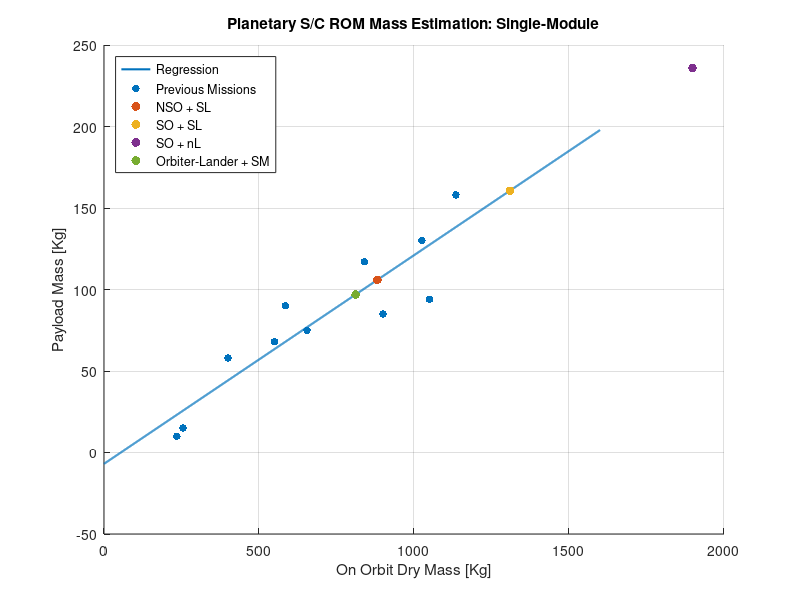
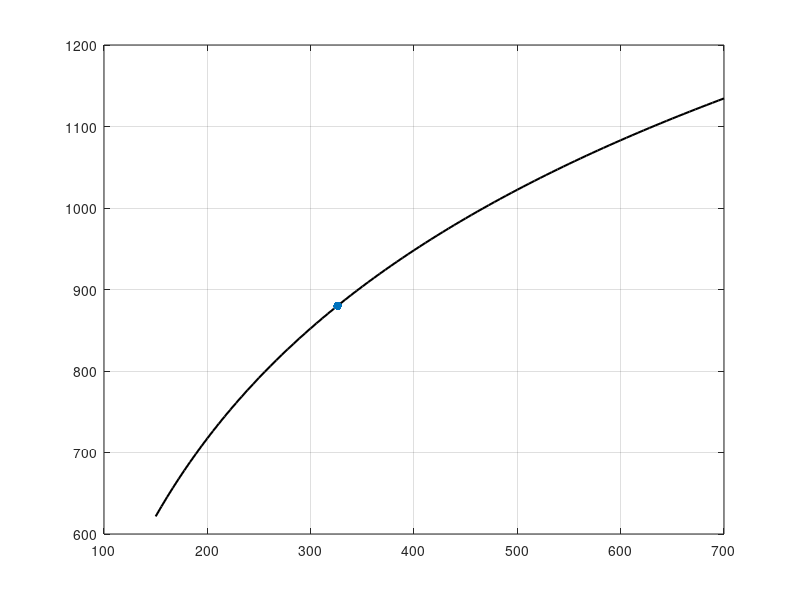
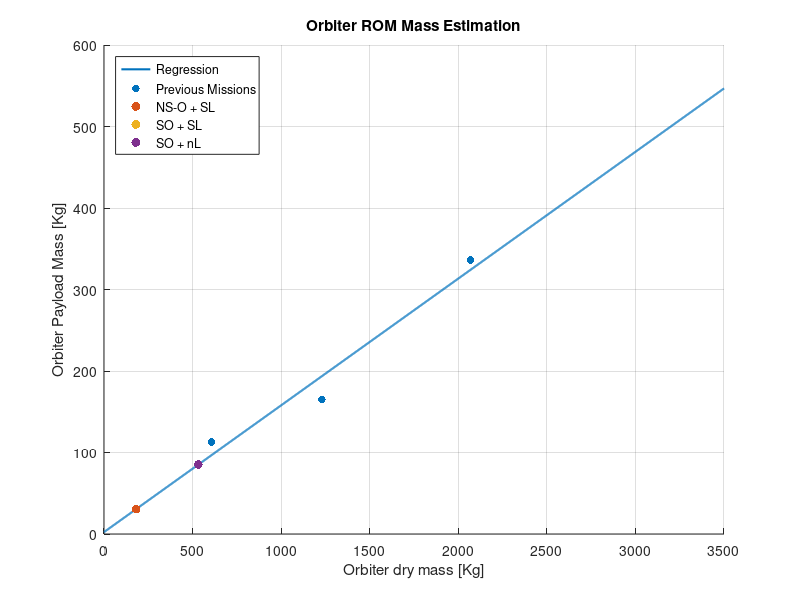
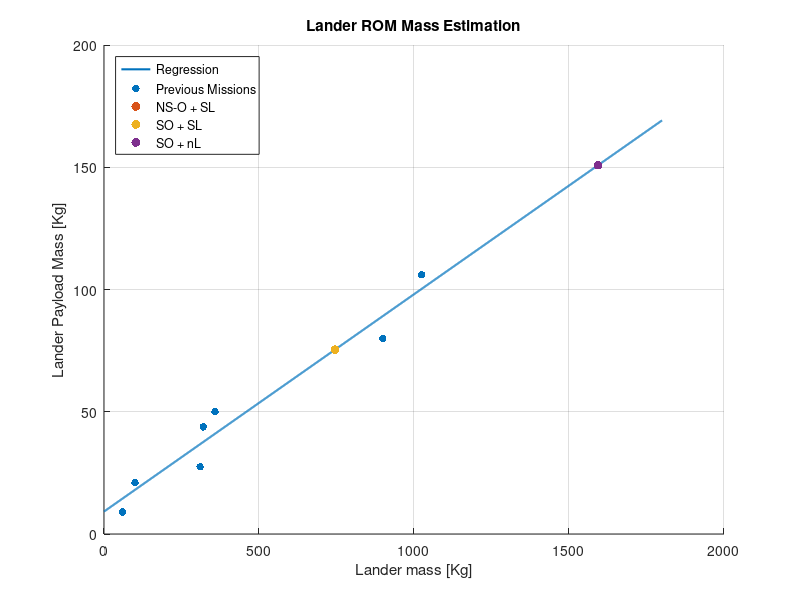

These figures' MATLAB source, in order: (Note: this script raises an error after producing the figures.)
clearvars ; close all ; clc ;

% ----------------------------------------------------
% Script computes ROM estimation for each architecture
% ----------------------------------------------------



% ONLY CHANGE PARAMETERS IN THE BOX BELOW
% ---------------------------------------

Isp = 300 ; % [s  ] - Hydrazine specific impulse
DV = 2400 ; % [m/s] - Assuming Cassini's deltaV with NO margins added

% ---------------------------------------
% ONLY CHANGE PARAMETERS IN THE BOX ABOVE






% !!! DO NOT TOUCH BELOW HERE !!!





% Fixed constants
g0 = 9.81 ;

% ------------------------------------------------------------------------


% Past mission data    
    % Rosetta:
      m_orbiterDry_Rosetta = 1230 ; m_lander_Philae = 100 ; m_pl_orbiter_Rosetta = 165 ; m_pl_lander_Philae = 21 ;
      m_pl_Rosetta = m_pl_lander_Philae + m_pl_orbiter_Rosetta ;
      m_orbitDry_Rosetta = m_orbiterDry_Rosetta + m_lander_Philae ;
    % Curiosity:
      m_spacecraftDry_Curiosity = 935 ; m_rover_Curiosity = 899 ; m_pl_rover_Curiosity = 80;
      m_pl_Curiosity = m_pl_rover_Curiosity ;
      m_orbitDry_Curiosity = m_spacecraftDry_Curiosity + m_rover_Curiosity ;
    % Cassini:
      m_orbiterDry_Cassini = 2068 ; m_lander_Huygens = 320 ; m_pl_Huygens = 6.3+17.3+6.3+8.1+1.9+3.9 ; m_pl_orbiter_Cassini = 43+56.5+15.5+37.1+43.3+14.4+29+23.8+16.8+8.8+10.3+37.7 ;
      m_pl_Cassini = m_pl_Huygens + m_pl_orbiter_Cassini ;
      m_orbitDry_Cassini = m_orbiterDry_Cassini + m_lander_Huygens ;
    % Mars Express
      m_orbiterDry_MarsExpress = 606 ; m_pl_orbiter_MarsExpress = 113 ; m_pl_lander_MarsExpress = 9 ; m_lander_MarsExpress = 60 ;
      m_pl_MarsExpress = m_pl_orbiter_MarsExpress + m_pl_lander_MarsExpress ;
      m_orbitDry_MarsExpress = m_orbiterDry_MarsExpress + m_lander_MarsExpress ;
    % Perseverance
      m_lander_Perseverance = 1025 ; m_pl_Perseverance = 61+45 ;
    % InSight
      m_lander_InSight = 358 ; m_pl_InSight = 50 ;
    % ExoMars
      m_rover_ExoMars = 310 ; m_pl_ExoMars = 2.13 + 1.74 + 1 + 1.7 + 2 + 2.4 + 11.5 + 5 ;
    % Opportunity
      % Not enough info ------ m_rover_Opportunity = 185 ; m_pl_Opportunity =  ;

% Single-module: Considers that on-orbit dry mass is the sum of orbiter + lander
m_orbitDry_singlemoduleRegression = [ 235, 255, 400, 550, 585, 655, 840, 900, 1050, 1025, 1135 ] ;
m_pl_singlemoduleRegression = [ 10, 15, 58, 68, 90, 75, 117, 85, 94, 130, 158 ] ;

% Multi-module: Considers that lander is a payload of the orbiter
m_orbitDry_multimoduleRegression = [ m_orbitDry_Rosetta, m_orbitDry_Curiosity, m_orbitDry_Cassini, m_orbitDry_MarsExpress ] ;
m_pl_multimoduleRegression = [ m_pl_Rosetta, m_pl_Curiosity, m_pl_Cassini, m_pl_MarsExpress ] ;

% Does not consider lander dry mass or lander payloads
m_dry_orbiter = [ m_orbiterDry_Rosetta, m_orbiterDry_Cassini, m_orbiterDry_MarsExpress ] ;
m_pl_orbiter = [ m_pl_orbiter_Rosetta, m_pl_orbiter_Cassini, m_pl_orbiter_MarsExpress ] ;

% Does not consider orbiter dry mass or orbiter payloads
m_lander = [ m_lander_Philae, m_rover_Curiosity, m_lander_Huygens, m_lander_MarsExpress, m_lander_Perseverance, m_lander_InSight, m_rover_ExoMars ] ;
m_pl_lander = [ m_pl_lander_Philae, m_pl_rover_Curiosity, m_pl_Huygens, m_pl_lander_MarsExpress, m_pl_Perseverance, m_pl_InSight, m_pl_ExoMars ] ;

% Create regression for single module and multi-module missions
p_singlemodule = polyfit(m_orbitDry_singlemoduleRegression, m_pl_singlemoduleRegression, 1 ) ;
p_multimodule = polyfit( m_orbitDry_multimoduleRegression, m_pl_multimoduleRegression, 1 ) ;
p_orbiter = polyfit( m_dry_orbiter, m_pl_orbiter, 1 ) ;
p_lander = polyfit( m_lander, m_pl_lander, 1 ) ;

% Plot regressions
x_singlemodule = linspace( 0, 1600, 2000 ) ;
y_singlemodule = polyval( p_singlemodule, x_singlemodule ) ;
x_multimodule = linspace( 0, 3500, 2000 ) ;
y_multimodule = polyval( p_multimodule, x_multimodule ) ;
x_orbiter = linspace( 0, 3500, 2000 ) ;
y_orbiter =  polyval( p_orbiter, x_orbiter ) ;
x_lander = linspace( 0, 1800, 2000 ) ;
y_lander = polyval( p_lander, x_lander ) ;

figure(1) ; % Single-module
hold on ; grid on ;
plot( x_singlemodule, y_singlemodule, 'linewidth', 1.5 ) ;
scatter( m_orbitDry_singlemoduleRegression, m_pl_singlemoduleRegression, 30, 'filled' ) ;
xlabel( 'On Orbit Dry Mass [Kg]' ) ;
ylabel( 'Payload Mass [Kg]' ) ;
title( 'Planetary S/C ROM Mass Estimation: Single-Module' ) ;

% This has to be fixed
% figure(2) ; % Multi-module
% hold on ; grid on ;
% plot( x_multimodule, y_multimodule, 'linewidth', 1.5 ) ;
% scatter( m_orbitDry_multimoduleRegression, m_pl_multimoduleRegression, 30, 'filled' ) ;
% xlabel( 'On Orbit Dry Mass [Kg]' ) ;
% ylabel( 'Payload Mass [Kg]' ) ;
% title( 'Planetary S/C ROM Mass Estimation: Multi-Module' ) ;

figure(3) ; % Orbiters
hold on ; grid on ;
plot( x_orbiter, y_orbiter, 'linewidth', 1.5 ) ;
scatter( m_dry_orbiter, m_pl_orbiter, 30, 'filled' ) ;
xlabel( 'Orbiter dry mass [Kg]' ) ;
ylabel( 'Orbiter Payload Mass [Kg]' ) ;
title( 'Orbiter ROM Mass Estimation' ) ;

figure(4) ; % Landers/Rovers
hold on ; grid on ;
plot( x_lander, y_lander, 'linewidth', 1.5 ) ;
scatter( m_lander, m_pl_lander, 30, 'filled' ) ;
xlabel( 'Lander mass [Kg]' ) ;
ylabel( 'Lander Payload Mass [Kg]' ) ;
title( 'Lander ROM Mass Estimation' ) ;

% ------------------------------------------------------------------------

% Orbilander + Service Module
pl_OLSM = 96.9 ;
m_dry_OLSM = (pl_OLSM-p_singlemodule(2))/p_singlemodule(1) ;
m_wet_OLSM = m_dry_OLSM*exp(DV/(Isp*g0)) ;
m_prop_OLSM = m_wet_OLSM-m_dry_OLSM ;

% NS Orbiter + S Lander
pl_SL_NSOSL = 75.4 ;
pl_NSO_NSOSL = 30.5 ;
pl_NSOSL = pl_SL_NSOSL+pl_NSO_NSOSL ;
m_dry_NSOSL = (pl_NSOSL-p_singlemodule(2))/p_singlemodule(1) ;
m_wet_NSOSL = m_dry_NSOSL*exp(DV/(Isp*g0)) ;
m_prop_NSOSL = m_wet_NSOSL-m_dry_NSOSL ;
m_lander_NSOSL = (pl_SL_NSOSL-p_lander(2))/p_lander(1) ;
m_orbiter_NSOSL = (pl_NSO_NSOSL-p_orbiter(2))/p_orbiter(1) ;

% S Orbiter + S Lander
pl_SO_SOSL = 85.2 ;
pl_SL_SOSL = 75.4 ;
pl_SOSL = pl_SL_SOSL+pl_SO_SOSL ;
m_dry_SOSL = (pl_SOSL-p_singlemodule(2))/p_singlemodule(1) ;
m_wet_SOSL = m_dry_SOSL*exp(DV/(Isp*g0)) ;
m_prop_SOSL = m_wet_SOSL-m_dry_SOSL ;
m_lander_SOSL = (pl_SL_SOSL-p_lander(2))/p_lander(1) ;
m_orbiter_SOSL = (pl_SO_SOSL-p_orbiter(2))/p_orbiter(1) ;

% S Orbiter + 2 Lander
pl_SO_SO2L = 85.2 ;
pl_2L_SO2L = 150.8 ;
pl_SO2L = pl_2L_SO2L+pl_SO_SO2L ;
m_dry_SO2L = (pl_SO2L-p_singlemodule(2))/p_singlemodule(1) ;
m_wet_SOnL = m_dry_SO2L*exp(DV/(Isp*g0)) ;
m_prop_SOnL = m_wet_SOnL-m_dry_SO2L ;
m_lander_SO2L = (pl_2L_SO2L-p_lander(2))/p_lander(1) ;
m_orbiter_SO2L = (pl_SO_SO2L-p_orbiter(2))/p_orbiter(1) ;

figure(1) ;
hold on ; grid on ;
scatter(m_dry_NSOSL,pl_NSOSL,40,'filled')
scatter(m_dry_SOSL,pl_SOSL,40,'filled')
scatter(m_dry_SO2L,pl_SO2L,40,'filled')
scatter(m_dry_OLSM,pl_OLSM,40,'filled')
legend( 'Regression', 'Previous Missions', 'NSO + SL', 'SO + SL', 'SO + nL', 'Orbiter-Lander + SM', 'location', 'northwest' ) ;

% This has to be fixed
% figure(2) ;
% hold on ; grid on ;
% scatter(m_dry_NSOSL,pl_NSOSL,40,'filled') ;
% scatter(m_dry_SOSL,pl_SOSL,40,'filled') ;
% scatter(m_dry_SOnL,pl_SOnL,40,'filled') ;
% legend( 'Regression', 'Previous Missions', 'NS-O + SL', 'SO + SL', 'SO + nL', 'location', 'northwest' ) ;

figure(3) ;
hold on ; grid on ;
scatter(m_orbiter_NSOSL,pl_NSO_NSOSL,40,'filled') ;
scatter(m_orbiter_SOSL,pl_SO_SOSL,40,'filled') ;
scatter(m_orbiter_SO2L,pl_SO_SO2L,40,'filled') ;
legend( 'Regression', 'Previous Missions', 'NS-O + SL', 'SO + SL', 'SO + nL', 'location', 'northwest' ) ;

figure(4) ;
hold on ; grid on ;
scatter(m_lander_NSOSL,pl_SL_NSOSL,40,'filled') ;
scatter(m_lander_SOSL,pl_SL_SOSL,40,'filled') ;
scatter(m_lander_SO2L,pl_2L_SO2L,40,'filled') ;
legend( 'Regression', 'Previous Missions', 'NS-O + SL', 'SO + SL', 'SO + nL', 'location', 'northwest' ) ;


%% Power %%%%%

% It does not make sense to create new regressions from past missions, as
% the payload powers in some cases are higher than the overall power
% budget. This is because the payloads are not used contemporariliy. As a
% first approximation, the planetary s/c power budget regression (Lavagna's
% slides) is used, separately for orbiter and lander.

% Empirical power law
P = @(P_pl) 332.93*log(P_pl) - 1046.6;

% Orbilander + Service Module
p_pl_1 = 326;
p1 = P(p_pl_1);

% Small Orbiter + Lander
p_pl_2a = 269;
p_pl_2b = 64;
P_orbiter_ = P(p_pl_2a+p_pl_2b);

% Orbiter with sampling + Lander 
p_pl_3a = 269;
p_pl_3b = 303.4;
p3 = P(p_pl_3a+p_pl_3b);

x_singlemodule = linspace(150,700);
y_singlemodule = P(x_singlemodule);
figure() ;
plot(x_singlemodule,y_singlemodule,'k','linewidth',1.5)
grid on
hold on
scatter(p_pl_1,p1,40,'filled')
scatter(p_pl_2a+p_pl_2b,p_singlemodule,40,'filled')
scatter(p_pl_3a+p_pl_3b,p3,40,'filled')
xlabel('Payload Power [W]')
ylabel('Overall Power [Kg]')
title('Planetary S/C ROM Power Estimation')
legend('','Orbiter-Lander + SM','NS Orbiter + S Lander',...
    'S Orbiter + S Lander','location','northwest')
